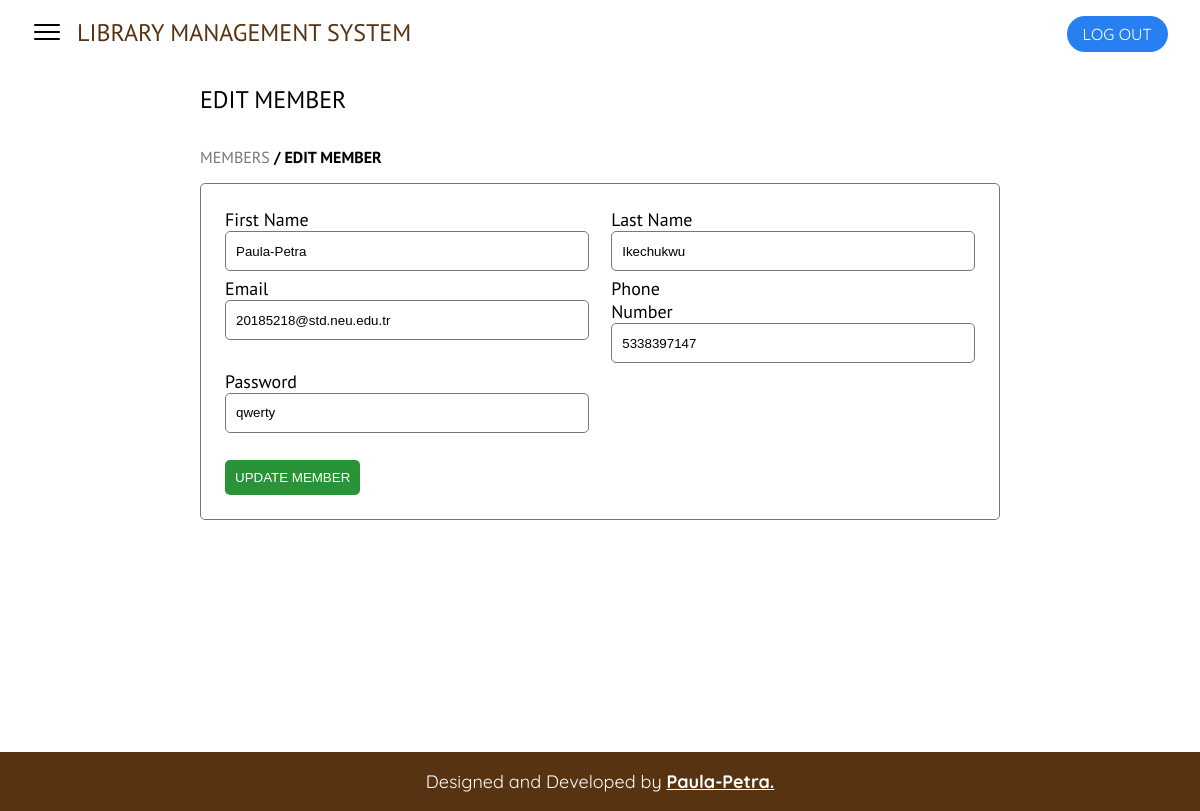
/edit_member.php?id=1 (signed in), run on the app's committed database.
### tables this page shows
CREATE TABLE `signup_form` (
  `id` int(11) NOT NULL,
  `firstName` varchar(50) NOT NULL,
  `lastName` varchar(50) NOT NULL,
  `phoneNumber` varchar(12) NOT NULL,
  `email` varchar(50) NOT NULL,
  `password` varchar(12) NOT NULL
);

### edit_member.php (the view, shortened to what this page needs)
<?php
$conn = new mysqli('localhost', 'root', '', 'librarymanagementsystem');
?>
<!DOCTYPE html>
    <html lang="en">
    <head>
        <link rel="stylesheet" href="style.css">
    </head>
    <body class="dashboard-body">
            <header class="page-header">
                <nav class="nav-bar" id="main-nav">
                    <div class="div1">
                        <a class="menu-icon" id="open-nav"><img src="imgs/icons8-menu-30.png" alt=""></a>
                        <a href="index.html" class="page-title">LIBRARY MANAGEMENT SYSTEM</a>
                    </div>
                    <div>
                        <ul class="main-nav-list">
                            <li class="nav-user" id="nav-admin"><a href="logout.php">LOG OUT</a></li>
                        </ul>
                    </div>
                </nav>
            </header>
            <main class="">
            <section class="dashboard-container">
                    <div class="page-box">
                        <div class="section-title">
                            <h2>EDIT MEMBER</h2>
                        </div>
                        <div class="members-nav">
                            <p><a href="members.php">MEMBERS</a> / EDIT MEMBER</p>
                        </div>
                        <div class="member-body">
                        <?php
                        if(isset($_GET['id'])){
                            $member_id = $_GET['id'];
                            $members = "SELECT * FROM signup_form WHERE id='$member_id' ";
                            $members_run = mysqli_query($conn, $members);
                            if(mysqli_num_rows($members_run) > 0){
                                foreach($members_run as $member){
                                    ?>
                                         <form class="editmember-form">
                                            <div class="editform-container">
                                                <div class="edit-inputs">
                                                    <div class="form-control">
                                                        <label for="firstName">First Name</label>
                                                        <input type="text" name="firstName" value="<?=$member['firstName'];?>" id="firstName">
                                                    </div>
                                                    <div class="form-control">
                                                        <label for="firstName">Last Name</label>
                                                        <input type="text" name="lastName" value="<?=$member['lastName'];?>" id="lastName">
                                                    </div>
                                                    <div class="form-control">
                                                        <label for="email">Email</label>
                                                        <input type="email" name="email" value="<?=$member['email'];?>" id="email">
                                                    </div>
                                                    <div class="form-control">
                                                        <label for="firstName">Phone Number</label>
                                                        <input type="tel" name="phoneNo" value="<?=$member['phoneNumber'];?>" id="phoneNo">
                                                    </div>
                                                    <div class="form-control">
                                                        <label for="Password">Password</label>
                                                        <input type="text" name="password" value="<?=$member['password'];?>" id="password">
                                                    </div>
                                                </div>
                                                <div>
                                                    <button onclick="checkInputs()" type="submit" class="edit">UPDATE MEMBER</button>
                                                </div>
                                            </div>
                                        </form>
                                    <?php
                                }
                            } else {
                                ?>
                                <h4>No Record Found</h4>
                                <?php
                            }
                        }
                        ?>
                        </div>
                    </div>
                </section>
            </main>
            <footer>
                <p>Designed and Developed by <b><a href="https://portfolio-task.paulapetra.repl.co/" target="_blank">Paula-Petra.</a></b></p>
            </footer>
    </body>
</html>

### style.css (style rules this page uses)
* { margin: 0; padding: 0; box-sizing: border-box; }
html { scroll-behavior: smooth; }
body { background-color: #fff; }
a { text-decoration: none; }
header { background-color: #fff; width: 100%; display: flex; flex-direction: row; align-items: center; position: fixed; top: 0; z-index: 2; }
.nav-bar { padding: 1em 2em; width: 100%; display: flex; flex-direction: row; justify-content: space-between; align-items: center; }
.page-title { font-family: 'PT Sans', sans-serif; font-size: 1.5em; color: #573311; }
.main-nav-list { display: flex; flex-direction: row; justify-content: space-between; align-items: center; list-style: none; font-family: 'Quicksand', sans-serif; }
.main-nav-list li { margin: 0 1em; transition-duration: 0.5s; }
#nav-admin { margin-right: 0; background-color: #277ff2; }
.nav-user { padding: 0.5em 1em; border-radius: 30px; }
.nav-user a { color: #fff; }
.section-title { width: 60%; }
footer p { font-family: 'Quicksand', sans-serif; font-size: 1.125em; text-align: center; padding: 1em 0; color: #fff; background-color: #573311; }
footer p a { color: #fff; text-decoration: underline; transition: 0.2s; }
.dashboard-body main { height: 94vh; }
.div1 { display: flex; gap: 15px; }
.menu-icon { cursor: pointer; }
.dashboard-body .dashboard-container { height: 80%; }
.dashboard-container { padding-top: 4.25em; height: 100%; display: flex; flex-direction: column; align-items: center; }
.dashboard-container>* { font-family: 'PT Sans', sans-serif; }
.page-box { max-height: 100%; width: 80%; height: 100%; padding: 1em 5em; }
.page-box .section-title { margin: 0 0 2em; }
.page-box .section-title h2 { font-weight: 400; }
.edit { background-color: #299437; color: white; transition: 0.2s; }
.members-nav { margin-bottom: 1em; }
.members-nav p { font-weight: 600; }
.members-nav a { font-weight: 400; transition: 0.2s; color: #797674; }
.editmember-form { border: 1px solid #797674; padding: 1.5em; border-radius: 5px; }
.edit-inputs { width: 100%; display: grid; grid-template-areas: 'a b' 'c d'; gap: 3%; margin-bottom: 40px; }
.edit-inputs:nth-child(1) { grid-area: a; }
.edit-inputs div { width: 100%; display: flex; flex-direction: column; }
.edit-inputs div label { width: 30%; font-size: 1.125em; }
.edit-inputs div input { height: 40px; border-radius: 5px; border: 1px solid #797674; padding: 10px; }
.editform-container div button { border: 0; border-radius: 5px; padding: 0.75em; }

### data on the page
signup_form: firstName "Paula-Petra", lastName "Ikechukwu", email "20185218@std.neu.edu.tr", phoneNo "5338397147", password "qwerty"
